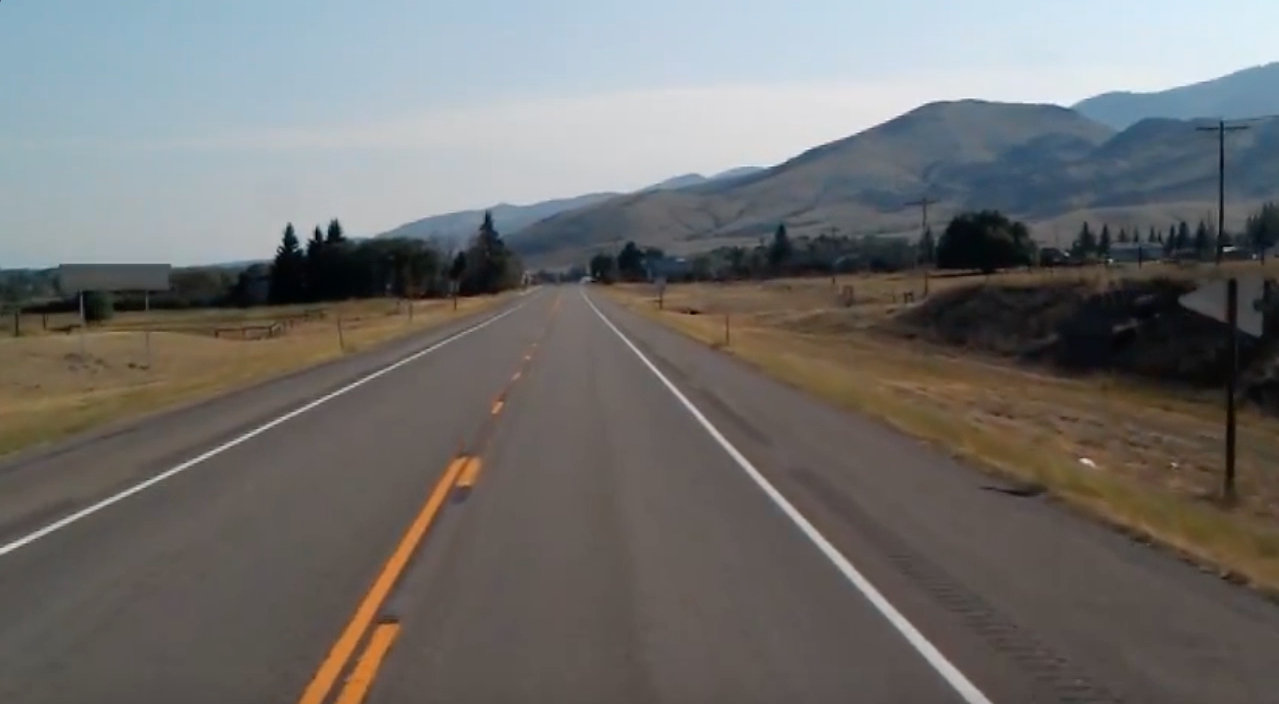
#> input picture houghtransform/imgs/testHough.jpg, 1279 x 704 px, found by its file name
$ jupyter execute Road_Lane_Detection_Using_Hough_Transform.ipynb
#> lines starting #> are read from the running program, lines starting #| are printed output that depends on the picture; after the words box and inside, x2 and y2 are one past the last pixel; in counts of white or black regions, pixels touching at a corner belong together
# Part II: Road Lane Detection Using Hough Transform

## 2.1 Hough Transform

[cell 1]
import cv2
import numpy as np
import math
from matplotlib import pyplot as plt
from skimage.draw import polygon2mask
from google.colab.patches import cv2_imshow

[cell 2]
def show_image(img, x_axes_visible = False, y_axes_visible = False):
  ax = None
  if len(img.shape) == 3:
    ax = plt.imshow(img[:,:,::-1])
  else:
    ax = plt.imshow(img, cmap='gray', vmin=0, vmax=255)

  ax.axes.get_xaxis().set_visible(x_axes_visible)
  ax.axes.get_yaxis().set_visible(y_axes_visible)
  plt.show()

[cell 3]
road_img_path = 'testHough.jpg'
img = cv2.imread(road_img_path)
#> img is the input picture: shape (704, 1279, 3); mean B, G, R 109.7, 111.3, 112.3

[cell 4]
show_image(img)

## 2.2 Implementation Details

### 2.2.1 Smoothing the image

[cell 5]
KERNEL_LENGTH = 7
bruled_img = cv2.medianBlur(img, KERNEL_LENGTH)

[cell 6]
show_image(bruled_img)

### 2.2.2 Edge Detection

[cell 7]
canny_threshold_1 = 100
canny_threshold_2 = 200
edges_img = cv2.Canny(bruled_img, canny_threshold_1, canny_threshold_2)
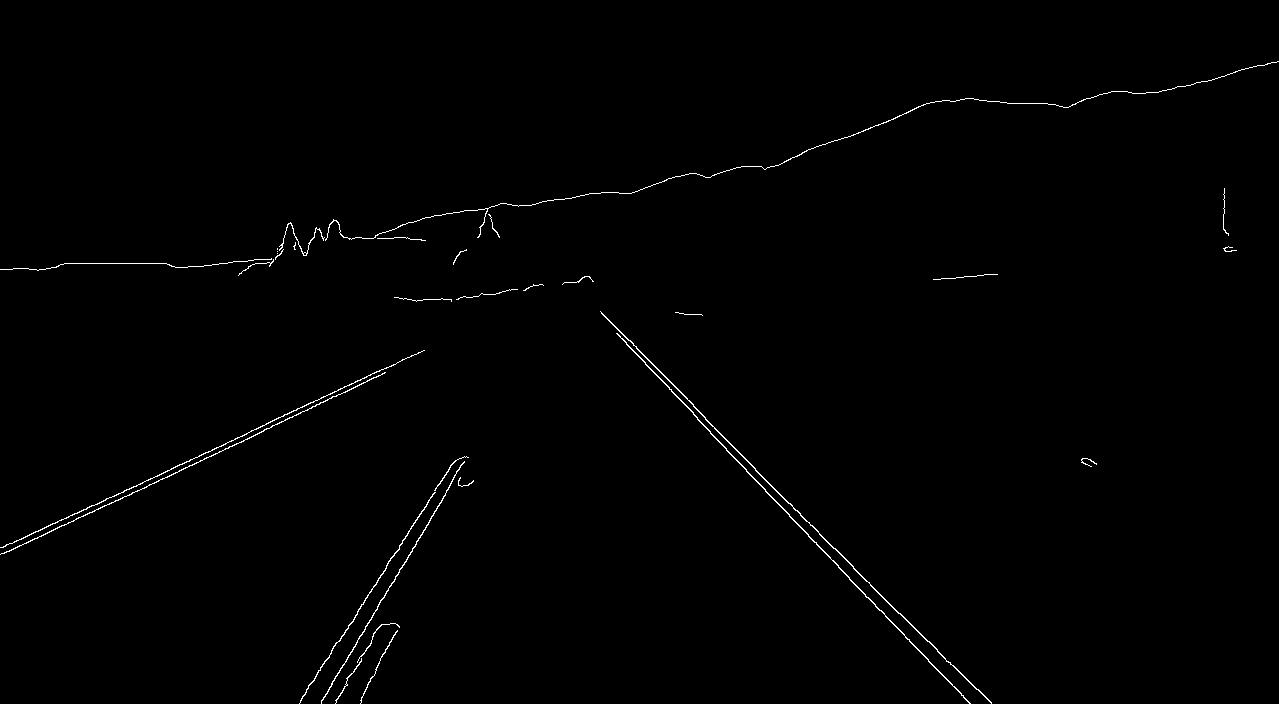
#> edges_img: shape (704, 1279); 0.64% white in thin lines or dots

[cell 8]
show_image(edges_img, True, True)

## 2.3 Region Of Interest

[cell 9]
polygon = np.array([[350, 0], [350, 1000], [edges_img.shape[0], 1000], [edges_img.shape[0], 0]])
mask = polygon2mask(edges_img.shape, polygon)
roi_img = edges_img * mask
#> roi_img: shape (704, 1279); 0.39% white in thin lines or dots, all inside (x1, y1, x2, y2) = (0, 350, 992, 704)

[cell 10]
show_image(roi_img)

### 2.3.1 Accumulation into (ρ, θ)-space using Hough transform

[cell 11]
MAX_RHO = int(math.ceil(math.sqrt(roi_img.shape[0] ** 2 + roi_img.shape[1] ** 2)))
#> MAX_RHO = 1460
MAX_THETA = 180 #in degree
accumelator = np.zeros((MAX_RHO * 2, MAX_THETA + 1))

[cell 12]
for y in range(roi_img.shape[0]):
  for x in range(roi_img.shape[1]):
    if roi_img[y][x] == 0:
      continue

    for theta in range(MAX_THETA + 1):
      radian_theta = math.radians(theta) #radians
      rho = int(np.round(x * math.cos(radian_theta) + y * math.sin(radian_theta)))
      accumelator[MAX_RHO + rho, theta] += 1
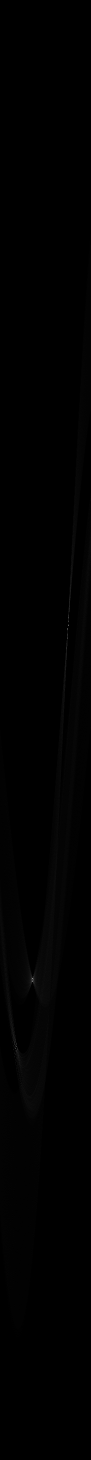
#> accumelator: shape (2920, 181) float64 (shown at 1/2 size); min 0, max 339, mean 1.2; drawn with min black and max white

### 2.3.2 Refining Coordinates and HT Post-Processing

[cell 13]
def get_lines(acc, WINDOW_SIZE = 100, num_of_lines = 3):
#> called with WINDOW_SIZE = 100, num_of_lines = 3
  lines = []
  h, w = acc.shape
#> h = 2920; w = 181
  MAX_RHO = h // 2
#> MAX_RHO = 1460

  for rho in range(0, h, WINDOW_SIZE):
    for theta in range(0, w, WINDOW_SIZE):
      max_rho = rho
      max_theta = theta

      for i in range(rho, min(rho + WINDOW_SIZE, h)):
        for j in range(theta, min(theta + WINDOW_SIZE, w)):
          if acc[max_rho][max_theta] < acc[i][j]:
            max_rho = i
            max_theta = j

      lines.append([max_rho - MAX_RHO, max_theta, acc[max_rho][max_theta]])

  lines = np.array(lines)
  lines = lines[lines[:, 2].argsort()[::-1][0:num_of_lines]] # sorting lines by intersection value, then reversing it (to be sorted in descending order) and finally taking the needed number of lines
  return lines

[cell 14]
imgc = img.copy()
road_lines_img = np.zeros(img.shape).astype(np.uint8)
lines = get_lines(accumelator, WINDOW_SIZE = 100, num_of_lines = 3)

for l in lines:
    rho, theta = l[0], l[1]
    radian_theta = math.radians(theta)
    a = np.cos(radian_theta)
    b = np.sin(radian_theta)
    x0 = a * rho
    y0 = b * rho
    x1 = int(x0 + MAX_RHO * -b)
    y1 = int(y0 + MAX_RHO * a)
    x2 = int(x0 - MAX_RHO * -b)
    y2 = int(y0 - MAX_RHO * a)
    cv2.line(road_lines_img, (x1, y1), (x2, y2), (0, 255, 0), 3)

[cell 15]
show_image(road_lines_img)

[cell 16]
road_lines_img[0:285, 0:1200] = 0 # masking the unnecessary lines part
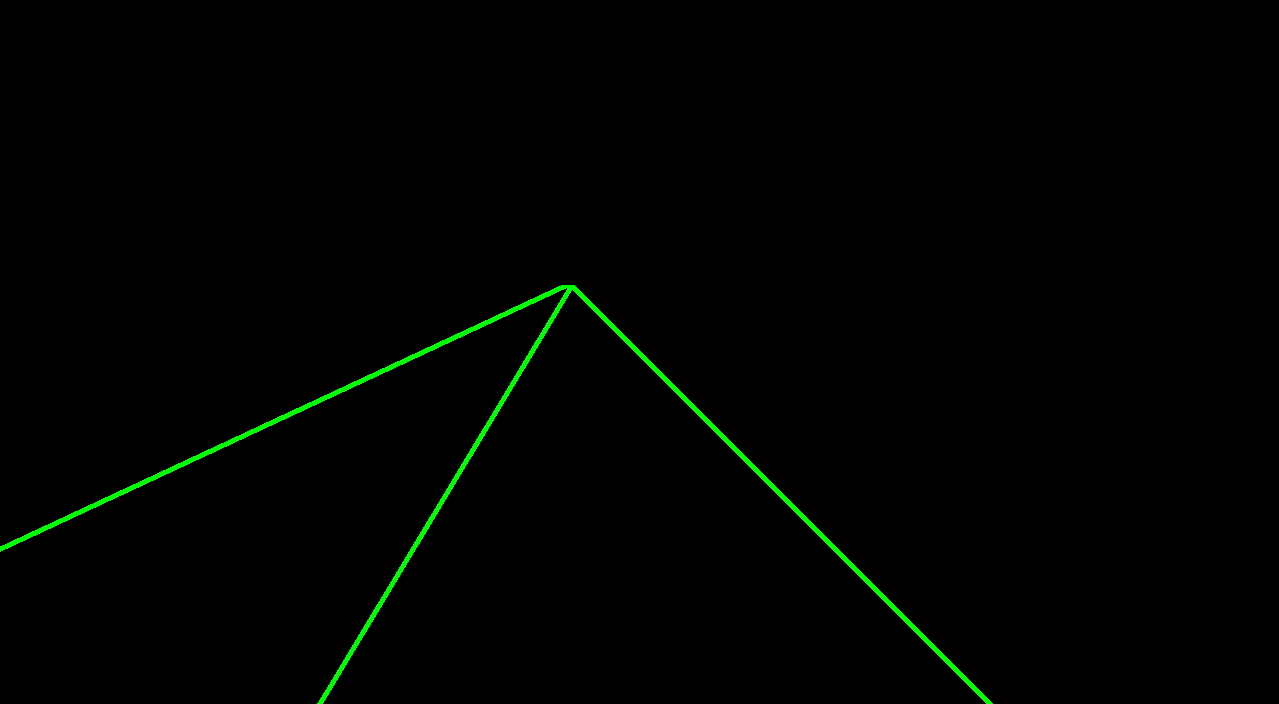
#> road_lines_img: shape (704, 1279, 3); mean of channels 0, 1, 2 0, 2.4, 0; drawn as B, G, R

[cell 17]
show_image(road_lines_img)

[cell 18]
# appending road lines to the original image
for i in range(imgc.shape[0]):
  for j in range(imgc.shape[1]):
    for k in range(imgc.shape[2]):
      if road_lines_img[i][j][k] != 0:
        imgc[i][j][k] = road_lines_img[i][j][k]
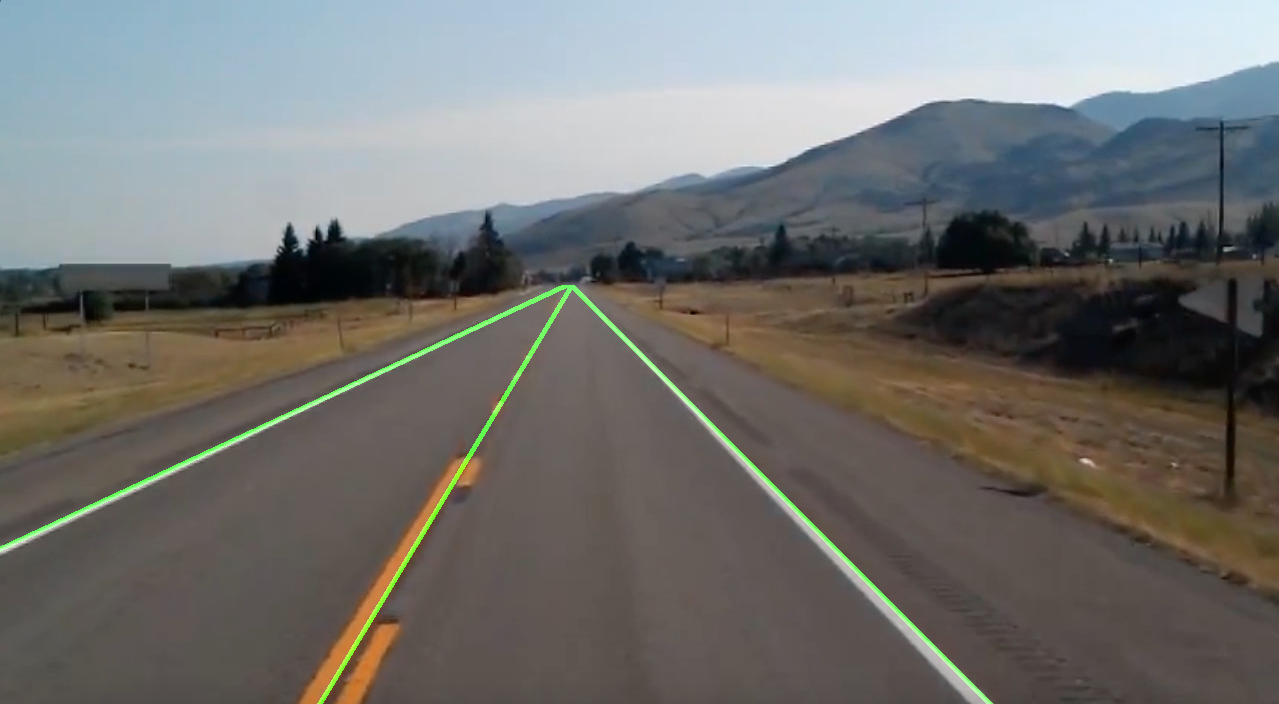
#> imgc: shape (704, 1279, 3); 0.93% of pixels changed, all inside (x1, y1, x2, y2) = (0, 285, 993, 704)

[cell 19]
cv2_imshow(img)
cv2_imshow(imgc)

## Another image

[cell 20]
mountain_img_path = 'm.jpeg'
img = cv2.imread(mountain_img_path)
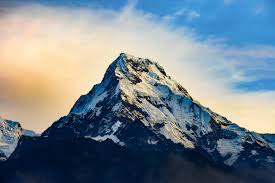
#> input picture houghtransform/imgs/m.jpeg, 275 x 183 px, found by its file name
#> img is the input picture: shape (183, 275, 3); mean B, G, R 141.7, 132.3, 119
print(img.shape)
#| (183, 275, 3)

[cell 21]
show_image(img)

[cell 22]
KERNEL_LENGTH = 17
bruled_img = cv2.medianBlur(img, KERNEL_LENGTH)
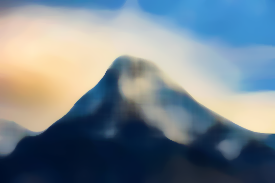
#> bruled_img: shape (183, 275, 3); mean B, G, R 141.9, 132.4, 118.6

[cell 23]
show_image(bruled_img)

### 2.2.2 Edge Detection

[cell 24]
canny_threshold_1 = 100
canny_threshold_2 = 200
edges_img = cv2.Canny(bruled_img, canny_threshold_1, canny_threshold_2)
#> edges_img: shape (183, 275); 1.5% white in thin lines or dots, all inside (x1, y1, x2, y2) = (0, 55, 275, 160)

[cell 25]
show_image(edges_img, True, True)

## 2.3 Region Of Interest

[cell 26]
polygon = np.array([[20, 150], [175, 0], [175, 275]])
mask = polygon2mask(edges_img.shape, polygon)
roi_img = edges_img * mask
#> roi_img: shape (183, 275); 1.1% white in thin lines or dots, all inside (x1, y1, x2, y2) = (40, 55, 248, 160)

[cell 27]
plt.imshow(mask, cmap='gray')
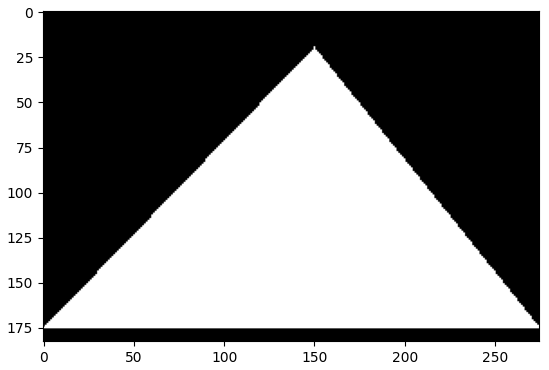
#> figure drawn by matplotlib, 1 panel

[cell 28]
show_image(roi_img)

### 2.3.1 Accumulation into (ρ, θ)-space using Hough transform

[cell 29]
MAX_RHO = int(math.ceil(math.sqrt(roi_img.shape[0] ** 2 + roi_img.shape[1] ** 2)))
#> MAX_RHO = 331
MAX_THETA = 180 #in degree
accumelator = np.zeros((MAX_RHO * 2, MAX_THETA + 1))

[cell 30]
for y in range(roi_img.shape[0]):
  for x in range(roi_img.shape[1]):
    if roi_img[y][x] == 0:
      continue

    for theta in range(MAX_THETA + 1):
      radian_theta = math.radians(theta) #radians
      rho = int(np.round(x * math.cos(radian_theta) + y * math.sin(radian_theta)))
      accumelator[MAX_RHO + rho, theta] += 1
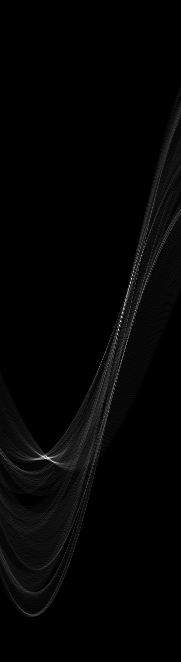
#> accumelator: shape (662, 181) float64; min 0, max 51, mean 0.9; drawn with min black and max white

### 2.3.2 Refining Coordinates and HT Post-Processing

[cell 31]
imgc = img.copy()
m_lines_img = np.zeros(img.shape).astype(np.uint8)
lines = get_lines(accumelator, WINDOW_SIZE = 50, num_of_lines = 2)
#> lines = [[127, 45, 51], [-6, 119, 50]]

for l in lines:
    rho, theta = l[0], l[1]
    radian_theta = math.radians(theta)
    a = np.cos(radian_theta)
    b = np.sin(radian_theta)
    x0 = a * rho
    y0 = b * rho
    x1 = int(x0 + MAX_RHO * -b)
    y1 = int(y0 + MAX_RHO * a)
    x2 = int(x0 - MAX_RHO * -b)
    y2 = int(y0 - MAX_RHO * a)
    cv2.line(m_lines_img, (x1, y1), (x2, y2), (0, 255, 0), 3)

[cell 32]
show_image(m_lines_img)

[cell 33]
m_lines_img[0:60, 0:275] = 0 # masking the unnecessary lines part
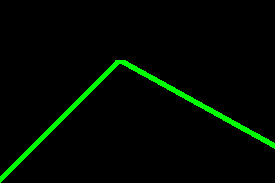
#> m_lines_img: shape (183, 275, 3); mean of channels 0, 1, 2 0, 8.9, 0; drawn as B, G, R

[cell 34]
show_image(m_lines_img)

[cell 35]
# appending road lines to the original image
for i in range(imgc.shape[0]):
  for j in range(imgc.shape[1]):
    for k in range(imgc.shape[2]):
      if m_lines_img[i][j][k] != 0:
        imgc[i][j][k] = m_lines_img[i][j][k]
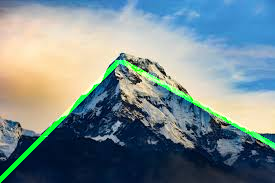
#> imgc: shape (183, 275, 3); 3.49% of pixels changed, all inside (x1, y1, x2, y2) = (0, 60, 275, 183)
